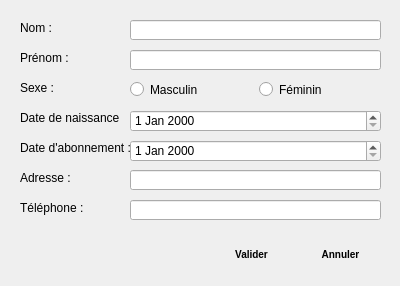
<?xml version="1.0" encoding="UTF-8"?>
<ui version="4.0">
 <class>AjouterAbonne</class>
 <widget class="QDialog" name="AjouterAbonne">
  <property name="geometry">
   <rect>
    <x>0</x>
    <y>0</y>
    <width>400</width>
    <height>286</height>
   </rect>
  </property>
  <property name="windowTitle">
   <string>Dialog</string>
  </property>
  <property name="windowIcon">
   <iconset>
    <normaloff>add.png</normaloff>add.png</iconset>
  </property>
  <property name="styleSheet">
   <string notr="true"> QPushButton {
     border: 1px solid #1E7FCB74D0F1;
     border-radius: 4px;
     background-color: qlineargradient(x1: 0, y1: 0, x2: 0, y2: 1,
                                       stop: 0 #1E7FCB, stop: 0.4 #74D0F1,
									   stop: 0.5 #74D0F1, stop: 1.0 #1E7FCB);
     min-width: 80px;
	 min-height: 25px;
	 font-weight: bold;
	 font-size:10px;
	 border-color: #1E7FCB;
 }
 
 QPushButton:pressed {
     background-color: qlineargradient(x1: 0, y1: 0, x2: 0, y2: 1,
                                       stop: 0 #BB0B0B, stop: 0.4 #E32636,
									   stop: 0.5 #E32636, stop: 1.0 #BB0B0B);
	font-weight: bold;
	color:white;
	border-color: #BB0B0B;
 }

 QPushButton:hover {
     background-color: qlineargradient(x1: 0, y1: 0, x2: 0, y2: 1,
                                       stop: 0 #BB0B0B, stop: 1 #E32636,
									   stop: 0.5 #E32636, stop: 1.0 #BB0B0B);
	 color:white;
	 font-weight: bold;
	 border-color: #E32636;
 }

 QPushButton:flat {
     border: none; /* no border for a flat push button */
 }</string>
  </property>
  <widget class="QLineEdit" name="lineEditAjNomAbo">
   <property name="geometry">
    <rect>
     <x>130</x>
     <y>20</y>
     <width>251</width>
     <height>20</height>
    </rect>
   </property>
  </widget>
  <widget class="QLabel" name="label_3">
   <property name="geometry">
    <rect>
     <x>20</x>
     <y>80</y>
     <width>101</width>
     <height>16</height>
    </rect>
   </property>
   <property name="text">
    <string>Sexe : </string>
   </property>
  </widget>
  <widget class="QLabel" name="label_2">
   <property name="geometry">
    <rect>
     <x>20</x>
     <y>50</y>
     <width>91</width>
     <height>16</height>
    </rect>
   </property>
   <property name="text">
    <string>Prénom :</string>
   </property>
  </widget>
  <widget class="QLabel" name="label_4">
   <property name="geometry">
    <rect>
     <x>20</x>
     <y>110</y>
     <width>101</width>
     <height>16</height>
    </rect>
   </property>
   <property name="text">
    <string>Date de naissance :</string>
   </property>
  </widget>
  <widget class="QWidget" name="layoutWidget_2">
   <property name="geometry">
    <rect>
     <x>130</x>
     <y>80</y>
     <width>251</width>
     <height>19</height>
    </rect>
   </property>
   <layout class="QHBoxLayout" name="horizontalLayout_2">
    <item>
     <widget class="QRadioButton" name="radioButtonAjMAbo">
      <property name="text">
       <string>Masculin</string>
      </property>
     </widget>
    </item>
    <item>
     <widget class="QRadioButton" name="radioButtonAjFAbo">
      <property name="text">
       <string>Féminin</string>
      </property>
     </widget>
    </item>
   </layout>
  </widget>
  <widget class="QLabel" name="label_7">
   <property name="geometry">
    <rect>
     <x>20</x>
     <y>200</y>
     <width>81</width>
     <height>16</height>
    </rect>
   </property>
   <property name="text">
    <string>Téléphone :</string>
   </property>
  </widget>
  <widget class="QLabel" name="label_6">
   <property name="geometry">
    <rect>
     <x>20</x>
     <y>170</y>
     <width>81</width>
     <height>16</height>
    </rect>
   </property>
   <property name="text">
    <string>Adresse :</string>
   </property>
  </widget>
  <widget class="QLineEdit" name="lineEditAjTelAbo">
   <property name="geometry">
    <rect>
     <x>130</x>
     <y>200</y>
     <width>251</width>
     <height>20</height>
    </rect>
   </property>
  </widget>
  <widget class="QLabel" name="label_5">
   <property name="geometry">
    <rect>
     <x>20</x>
     <y>140</y>
     <width>111</width>
     <height>16</height>
    </rect>
   </property>
   <property name="text">
    <string>Date d'abonnement :</string>
   </property>
  </widget>
  <widget class="QLineEdit" name="lineEditAjPreAbo">
   <property name="geometry">
    <rect>
     <x>130</x>
     <y>50</y>
     <width>251</width>
     <height>20</height>
    </rect>
   </property>
  </widget>
  <widget class="QWidget" name="layoutWidget">
   <property name="geometry">
    <rect>
     <x>210</x>
     <y>240</y>
     <width>172</width>
     <height>29</height>
    </rect>
   </property>
   <layout class="QHBoxLayout" name="horizontalLayout">
    <item>
     <widget class="QPushButton" name="validerBtnAjAbo">
      <property name="text">
       <string>Valider</string>
      </property>
     </widget>
    </item>
    <item>
     <widget class="QPushButton" name="annulerBtnAjAbo">
      <property name="text">
       <string>Annuler</string>
      </property>
     </widget>
    </item>
   </layout>
  </widget>
  <widget class="QLabel" name="label">
   <property name="geometry">
    <rect>
     <x>20</x>
     <y>20</y>
     <width>111</width>
     <height>16</height>
    </rect>
   </property>
   <property name="text">
    <string>Nom :</string>
   </property>
  </widget>
  <widget class="QDateEdit" name="dateEditAjDnAbo">
   <property name="geometry">
    <rect>
     <x>130</x>
     <y>110</y>
     <width>251</width>
     <height>22</height>
    </rect>
   </property>
  </widget>
  <widget class="QDateEdit" name="dateEditAjDaAbo">
   <property name="geometry">
    <rect>
     <x>130</x>
     <y>140</y>
     <width>251</width>
     <height>22</height>
    </rect>
   </property>
  </widget>
  <widget class="QLineEdit" name="lineEditAjAdrAbo">
   <property name="geometry">
    <rect>
     <x>130</x>
     <y>170</y>
     <width>251</width>
     <height>20</height>
    </rect>
   </property>
  </widget>
 </widget>
 <resources/>
 <connections/>
</ui>
